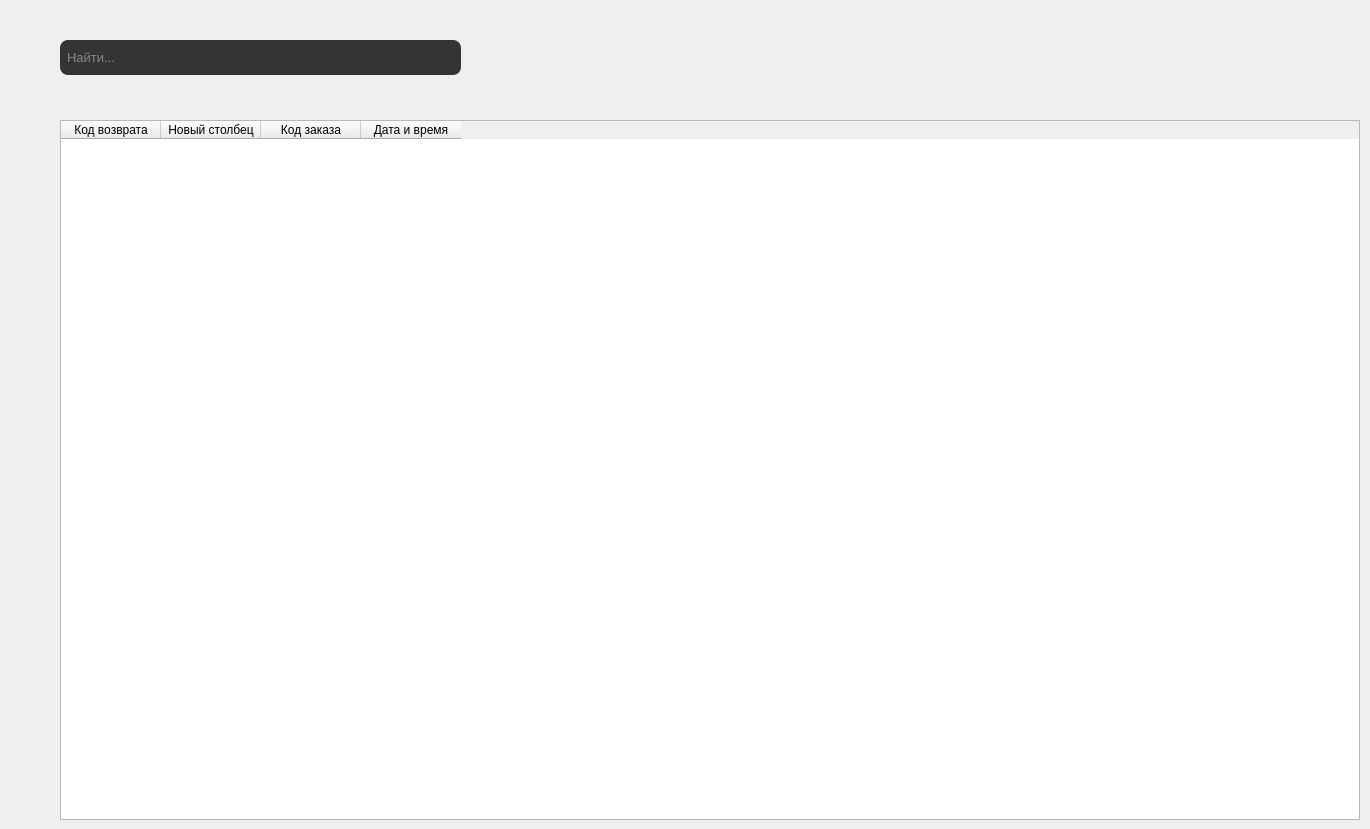
          <widget class="QWidget" name="returns_main">
           <widget class="QTableWidget" name="returns_main_table">
            <property name="geometry">
             <rect>
              <x>60</x>
              <y>120</y>
              <width>1300</width>
              <height>700</height>
             </rect>
            </property>
            <column>
             <property name="text">
              <string>Код возврата</string>
             </property>
            </column>
            <column>
             <property name="text">
              <string>Новый столбец</string>
             </property>
            </column>
            <column>
             <property name="text">
              <string>Код заказа</string>
             </property>
            </column>
            <column>
             <property name="text">
              <string>Дата и время</string>
             </property>
            </column>
           </widget>
           <widget class="QLabel" name="returns_main_search_img">
            <property name="geometry">
             <rect>
              <x>430</x>
              <y>50</y>
              <width>18</width>
              <height>18</height>
             </rect>
            </property>
            <property name="styleSheet">
             <string notr="true">background: none</string>
            </property>
            <property name="text">
             <string/>
            </property>
            <property name="pixmap">
             <pixmap>assets/search.png</pixmap>
            </property>
           </widget>
           <widget class="QLabel" name="returns_main_createBtn">
            <property name="geometry">
             <rect>
              <x>1210</x>
              <y>50</y>
              <width>151</width>
              <height>20</height>
             </rect>
            </property>
            <property name="text">
             <string/>
            </property>
            <property name="pixmap">
             <pixmap>assets/new_return.png</pixmap>
            </property>
           </widget>
           <widget class="QLineEdit" name="returns_main_search_lineEdit">
            <property name="geometry">
             <rect>
              <x>60</x>
              <y>40</y>
              <width>401</width>
              <height>35</height>
             </rect>
            </property>
            <property name="font">
             <font>
              <family>Ubuntu</family>
              <pointsize>10</pointsize>
              <weight>3</weight>
              <italic>false</italic>
              <bold>false</bold>
             </font>
            </property>
            <property name="styleSheet">
             <string notr="true">color: rgb(217, 217, 217);
font: 25 10pt &quot;Ubuntu&quot;;
padding: 5px;
padding-right: 35px;
border-radius: 8px;
border-color: rgb(66, 66, 66);
background-color: rgb(52, 52, 52);</string>
            </property>
            <property name="text">
             <string/>
            </property>
            <property name="placeholderText">
             <string>Найти...</string>
            </property>
           </widget>
           <zorder>returns_main_search_lineEdit</zorder>
           <zorder>returns_main_table</zorder>
           <zorder>returns_main_search_img</zorder>
           <zorder>returns_main_createBtn</zorder>
          </widget>
